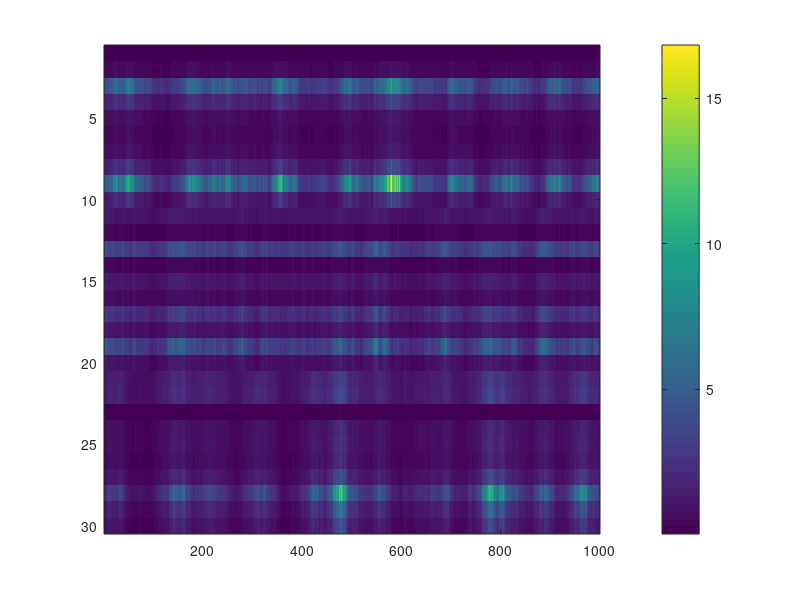

Reproduce this figure in MATLAB. (Note: this script raises an error after producing the figure.)
addpath(genpath('C:\Users\gaw19004\Documents\GitHub\state-space-clustering'));
% addpath(genpath('D:\github\state-space-clustering'));

%% simulation
rng(1)
n = 10;
nClus = 3;
N = n*nClus;
p = 2;
T = 1000;

Lab = repelem(1:nClus, n);
pLab = repelem(1:nClus, p);

d = randn(N,1);
C_trans = zeros(n*nClus, p*nClus);
for k = 1:length(Lab)
    C_trans(k, ((Lab(k)-1)*p+1):(Lab(k)*p)) = sum(Lab(1:k)==Lab(k))/sum(Lab==Lab(k))+1;
end

X = zeros(p*nClus, T);
x0 = zeros(p*nClus, 1);
Q0 = eye(nClus*p)*1e-2;
X(:,1) = mvnrnd(x0, Q0)';

b1 = ones(p,1)*0;
b2 = ones(p,1)*0;
b3 = ones(p,1)*0;
b = [b1;b2;b3];

Q1 = 1e-3*eye(p);
Q2 = 1e-3*eye(p);
Q3 = 1e-3*eye(p);
Q = blkdiag(Q1, Q2, Q3);

%
A = eye(size(Q,1));
while any(imag(eig(A))==0)
    A= randn(size(Q));
    A = A-diag(diag(A));
    A(squareform(pdist(pLab'))==0)=0;
    A = A./sqrt(sum((A-diag(diag(A))).^2,2))*0.1;
    A = A+eye(size(Q,1))*0.92;
end

% let's generate lambda
logLam = zeros(n*nClus, T);
logLam(:,1) = d + C_trans*X(:,1);

for t=2:T
    X(:, t) = mvnrnd(A*X(:, t-1) + b, Q)';
    logLam(:, t) = d + C_trans*X(:,t);
end

Y = poissrnd(exp(logLam));
imagesc(exp(logLam))
colorbar()

%%
rng(3)
ng = 2;
d_fit = zeros(N, ng);
C_fit = zeros(N, p, ng);


% prior
mudc0_sing = zeros(p+1,1);
Sigdc0_sing = eye(p+1);

% initial
C_fit(:,:,1) = reshape(normrnd(0,1e-2,N*p,1), [], p);

X_fit = repmat(X, 1, 1, ng); % true
x0_fit = repmat(x0',1,ng); %true
A_fit = repmat(A,1,1,ng); % true
b_fit = repmat(b,1,ng); % true
Q_fit = repmat(Q,1,1,ng); % true

tic;
for g = 2:ng
    
    disp(g)
    
    for l = unique(Lab)
        latentId = id2id(l,p);
        N_clus = sum(Lab == l);
        Y_dc = Y(Lab == l,:)';
        X_dc_blk = [ones(T,1) X_fit(latentId,:,g)'];
        
        dc_mat = [d_fit(Lab == l, g-1) C_fit(Lab == l,:,g-1)]';
        mudc_all = zeros(N_clus*(p+1),1);
        for i = 1:N_clus
            
            lamdc = @(dc) exp(X_dc_blk*dc);
            
            derdc = @(dc) X_dc_blk'*(Y_dc(:,i) - lamdc(dc)) -...
                (Sigdc0_sing)\(dc - mudc0_sing);
            hessdc = @(dc) -X_dc_blk'*diag(lamdc(dc))*X_dc_blk - inv(Sigdc0_sing);
            [mudc,~,~,~] = newton(derdc,hessdc,...
                dc_mat(:,i),1e-8,1000);
            mudc_all(id2id(i, p+1)) = mudc;
        end
        
        X_dc = sparse(kron(eye(N_clus), X_dc_blk));
        lamdc_all = @(dc) exp(X_dc*dc);
        Sigdc0 = sparse(kron(eye(N_clus), Sigdc0_sing));
        mudc0 = repmat(mudc0_sing, N_clus, 1);
        
        hessdc_all = @(dc) sparse(-X_dc'*diag(lamdc_all(dc))*X_dc - inv(Sigdc0));
        niSigdc_all = hessdc_all(mudc_all);
        
        % use Cholesky decomposition to sample efficiently
        R = chol(-niSigdc_all,'lower'); % sparse
        z = randn(length(mudc_all), 1) + R'*mudc_all;
        dcSamp = reshape(R'\z,[], N_clus)';
        d_fit(Lab == l,g) = dcSamp(:,1);
        C_fit(Lab == l,:,g) = dcSamp(:,2:end);
    end
end
toc;

% equivalent to independent update, because of block diagonal design matrix
% X_dc = sparse(kron(eye(N_clus), X_dc_blk))

idx = 2;
figure
subplot(1,3,1)
plot(d,mean(d_fit(:,idx), 2),'rx');
ylabel('estimate')
title('d')
C_fit_mean = mean(C_fit(:,:,idx), 3);
subplot(1,3,2)
plot(sum(C_trans(:,1:p:end), 2),C_fit_mean(:,1),'rx');
title('1st column of C')
xlabel('true')
subplot(1,3,3)
plot(sum(C_trans(:,2:p:end), 2),C_fit_mean(:,2),'rx');
title('2nd column of C')
sgtitle('cluster dC')
